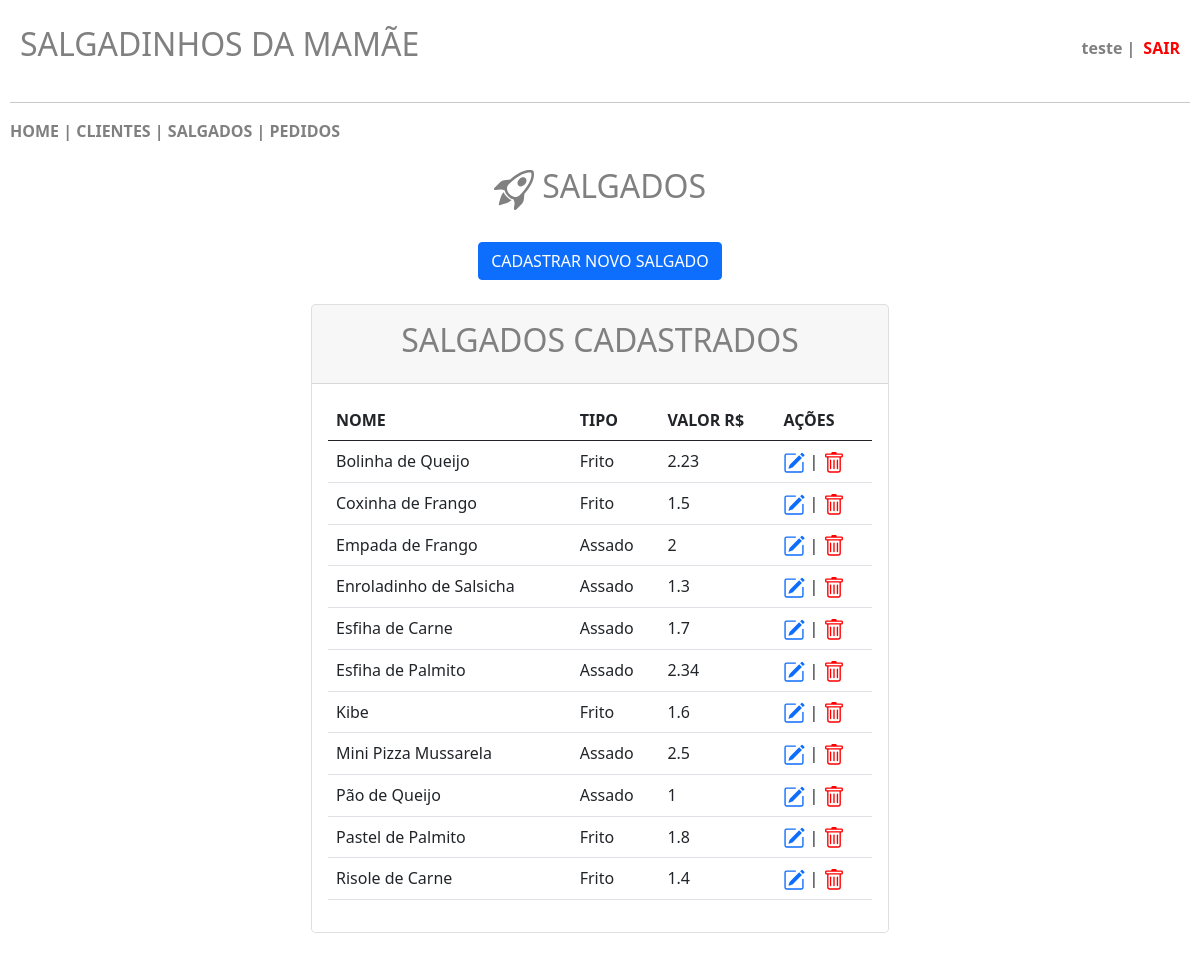
Page /salgados.php (signed in) on the committed database.
### tables this page shows
CREATE TABLE `salgados` (
  `id` int(11) NOT NULL,
  `nome` varchar(200) NOT NULL,
  `tipo` varchar(50) NOT NULL,
  `valor` float NOT NULL
);

### salgados.php (the view, shortened to what this page needs)
<?php
    include 'conecta.php';
?>
<!DOCTYPE html>
<html lang="pt-br">
    <head>
        <link href="https://cdn.jsdelivr.net/npm/bootstrap@5.0.2/dist/css/bootstrap.min.css" rel="stylesheet">
    </head>
    <body>
        <header class="main-header">
            <h2>SALGADINHOS DA MAMÃE</h2>
            <div class="user-info">
                <?php
                    if (!empty($_SESSION["user"])) {
                        $usuario = $_SESSION["user"];
                        echo "<span class='username'>".htmlspecialchars($usuario)." | </span><a class='logout-link' href='sair.php'>SAIR</a>";
                    }
                ?>
            </div>
        </header>
        <hr>
        <nav>
            <?php
                include 'menu.php';
            ?>
        </nav>
        <br>
        <center><h2>&nbsp;SALGADOS</h2></center>
        <br>
        <center><button type="button" class="btn btn-primary" data-bs-toggle="modal" data-bs-target="#exampleModal">
            CADASTRAR NOVO SALGADO
        </button></center>
        <br>
        <div class="row justify-content-center row-cols-1 row-cols-md-2 mb-3 text-center">
            <div class="col">
                <div class="card mb-4 rounded-3 shadow-sw">
                    <div class="card-header py-3">
                        <h2>SALGADOS CADASTRADOS</h2>
                    </div>
                    <div class="card-body text-start">
                        <table class="table table-hover">
                            <thead>
                                <tr>
                                    <th scope="col">NOME</th>
                                    <th scope="col">TIPO</th>
                                    <th scope="col">VALOR R$</th>
                                    <th scope="col">AÇÕES</th>
                                </tr>
                            </thead>
                            <tbody>
                                <tr>
                                    <?php
                                        $pesquisa = mysqli_query($conn, "SELECT * FROM salgados ORDER BY nome");
                                        $row = mysqli_num_rows($pesquisa);
                                        if ($row > 0) {
                                            while ($registro = $pesquisa -> fetch_array()) {
                                                $id = $registro['id'];
                                                $nome = $registro['nome'];
                                                $tipo = $registro['tipo'];
                                                $valor = $registro['valor'];
                                                echo '<td>'.$nome.'</td>';
                                                echo '<td>'.$tipo.'</td>';
                                                echo '<td>'.$valor.'</td>';
                                                echo '<td><a href="salgados_editar.php?id='.$id.'"><svg xmlns="http://www.w3.org/2000/svg" width="22" height="22" fill="currentColor" class="bi bi-pencil-square" viewBox="0 0 16 16">
                                                <path d="M15.502 1.94a.5.5 0 0 1 0 .706L14.459 3.69l-2-2L13.502.646a.5.5 0 0 1 .707 0l1.293 1.293zm-1.75 2.456-2-2L4.939 9.21a.5.5 0 0 0-.121.196l-.805 2.414a.25.25 0 0 0 .316.316l2.414-.805a.5.5 0 0 0 .196-.12l6.813-6.814z"/>
                                                <path fill-rule="evenodd" d="M1 13.5A1.5 1.5 0 0 0 2.5 15h11a1.5 1.5 0 0 0 1.5-1.5v-6a.5.5 0 0 0-1 0v6a.5.5 0 0 1-.5.5h-11a.5.5 0 0 1-.5-.5v-11a.5.5 0 0 1 .5-.5H9a.5.5 0 0 0 0-1H2.5A1.5 1.5 0 0 0 1 2.5z"/>
                                                </svg></a> | <a href="salgados_excluir.php?id='.$id.'"><svg xmlns="http://www.w3.org/2000/svg" width="22" height="22" fill="red" class="bi bi-trash" viewBox="0 0 16 16">
                                                <path d="M5.5 5.5A.5.5 0 0 1 6 6v6a.5.5 0 0 1-1 0V6a.5.5 0 0 1 .5-.5m2.5 0a.5.5 0 0 1 .5.5v6a.5.5 0 0 1-1 0V6a.5.5 0 0 1 .5-.5m3 .5a.5.5 0 0 0-1 0v6a.5.5 0 0 0 1 0z"/>
                                                <path d="M14.5 3a1 1 0 0 1-1 1H13v9a2 2 0 0 1-2 2H5a2 2 0 0 1-2-2V4h-.5a1 1 0 0 1-1-1V2a1 1 0 0 1 1-1H6a1 1 0 0 1 1-1h2a1 1 0 0 1 1 1h3.5a1 1 0 0 1 1 1zM4.118 4 4 4.059V13a1 1 0 0 0 1 1h6a1 1 0 0 0 1-1V4.059L11.882 4zM2.5 3h11V2h-11z"/>
                                                </svg></a></td>';
                                                echo '</tr>';
                                            }
                                        } else {
                                            echo "NÃO HÁ SALGADOS CADASTRADOS!";
                                        }
                                    ?>
                            </tbody>
                        </table>
                    </div>
                </div>
            </div>
        </div>
    </body>
</html>

### salgados.php (style rules this page uses)
body { padding: 5px; margin: 5px; }
h2 { color: gray; }
.main-header { display: flex; justify-content: space-between; align-items: center; padding: 15px 10px; }
.user-info { display: flex; align-items: center; gap: 8px; color: gray; }
.username { font-weight: bold; }
.logout-link { color: red; font-weight: bold; text-decoration: none; }

### rows in the picture
salgados: nome "Bolinha de Queijo", tipo "Frito", valor "2.23"
salgados: nome "Coxinha de Frango", tipo "Frito", valor "1.5"
salgados: nome "Empada de Frango", tipo "Assado", valor "2"
salgados: nome "Enroladinho de Salsicha", tipo "Assado", valor "1.3"
salgados: nome "Esfiha de Carne", tipo "Assado", valor "1.7"
salgados: nome "Esfiha de Palmito", tipo "Assado", valor "2.34"
salgados: nome "Kibe", tipo "Frito", valor "1.6"
salgados: nome "Mini Pizza Mussarela", tipo "Assado", valor "2.5"
salgados: nome "Pão de Queijo", tipo "Assado", valor "1"
salgados: nome "Pastel de Palmito", tipo "Frito", valor "1.8"
salgados: nome "Risole de Carne", tipo "Frito", valor "1.4"

### other values in the picture
$usuario "teste"
